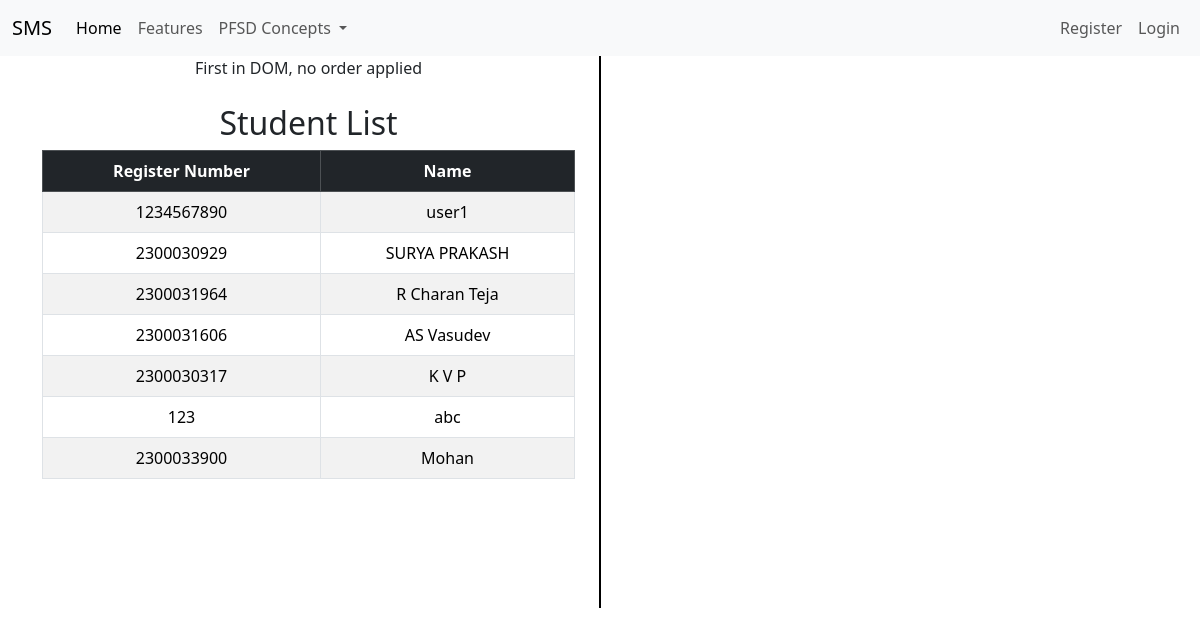
The page /student_list/ on the database its author committed.
### adminapp/models.py (models this page shows, shortened)
class StudentList(models.Model):
    Register_Number = models.CharField(max_length=20,unique=True)
    Name = models.CharField(max_length=100)

### adminapp/views.py (the view)
# urls.py: path('student_list/',views.student_list,name='student_list'),
def student_list(request):
    students = StudentList.objects.all()
    return render(request, 'adminapp/student_list.html', {'students': students})

### templates/adminapp/student_list.html (shortened to what this page needs)
{% extends 'Navbar/ProjectNavbar.html' %}
{% load static %}
{% block body %}
<div class="container text-center">
  <div class="row">
    <div class="col">
      First in DOM, no order applied
        <br><br>
            <h2>Student List</h2>
<table class="table table-bordered table-hover table-striped">
    <thead class="table-dark">
        <tr>
            <th>Register Number</th>
            <th>Name</th>
        </tr>
    </thead>
    <tbody>
        {% for student in students %}
        <tr>
            <td>{{ student.Register_Number }}</td>
            <td>{{ student.Name }}</td>
        </tr>
        {% endfor %}
    </tbody>
</table>
    </div>
      <br><br><br><br><br><br><br><br><br><br><br><br><br><br><br><br>
      <br><br><br><br><br><br><br>
       <div class="col-auto d-flex align-items-center">
      <div style="border-left: 2px solid black; height: 100%;"></div>
    </div>
    <div class="col">
        <br><br>
    </div>
  </div>
</div>
{% endblock %}

### templates/Navbar/ProjectNavbar.html (shortened to what this page needs)
<!DOCTYPE html>
<html lang="en">
<head>
    <link href="https://cdn.jsdelivr.net/npm/bootstrap@5.3.3/dist/css/bootstrap.min.css" rel="stylesheet">
</head>
<body>
<nav class="navbar navbar-expand-lg bg-body-tertiary">
  <div class="container-fluid">
    <a class="navbar-brand" href="{% url 'projecthomepage' %}">SMS</a>
    <div class="collapse navbar-collapse" id="navbarNavDropdown">
      <ul class="navbar-nav">
        <li class="nav-item">
          <a class="nav-link active" aria-current="page" href="#">Home</a>
        </li>
        <li class="nav-item">
          <a class="nav-link" href="#">Features</a>
        </li>
        <li class="nav-item dropdown">
          <a class="nav-link dropdown-toggle" href="#" role="button" data-bs-toggle="dropdown" aria-expanded="false">
            PFSD Concepts
          </a>
        </li>
      </ul>
    </div>
  <ul  class="navbar-nav ms-auto">
<li>
        {% if user.is_authenticated %}
        <li class="nav-item">
        <span class="nav-link">Welcome, {{ user.username }}</span>
    </li>
          <li class="nav-item">
          <a class="nav-link" href="{% url 'logout' %}">Logout</a>
          </li>
        {% else %}
                <li class="nav-item">
          <a class="nav-link" href="{% url 'UserRegisterPageCall' %}">Register</a>
        </li>
          <li class="nav-item">
          <a class="nav-link" href="{% url 'UserLoginPageCall' %}">Login</a>
        </li>
        {% endif %}
 </li>
      </ul>
  </div>
</nav>
{% block body %}
{% endblock %}
</body>
</html>

### rows shown on the page
StudentList: Register_Number "1234567890", Name "user1"
StudentList: Register_Number "2300030929", Name "SURYA PRAKASH"
StudentList: Register_Number "2300031964", Name "R Charan Teja"
StudentList: Register_Number "2300031606", Name "AS Vasudev"
StudentList: Register_Number "2300030317", Name "K V P"
StudentList: Register_Number "123", Name "abc"
StudentList: Register_Number "2300033900", Name "Mohan"
